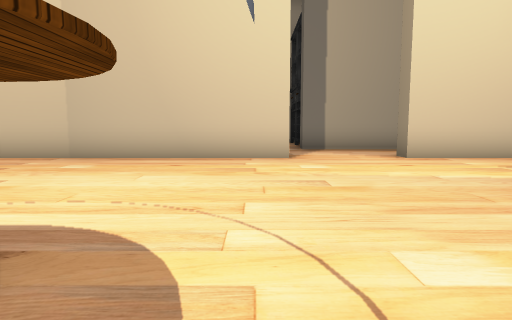
view 1 (above)

16 first-person views from a walk through a 3-D level made in the Unity game engine. The camera is 1.4 m above the floor, tilts 6° down and sees 75° across. The floor is counted in squares, 2 m on a side. Each view is taken from the middle of a square. On the plan, view 1 faces up. The plan holds only what a view shows up to about 10 squares ahead; the rest is blank. The place goes on beyond the plan. The player character is not drawn. Door leaves are left out, so doorways stand open. Some surface patterns are stand-ins.

view 2
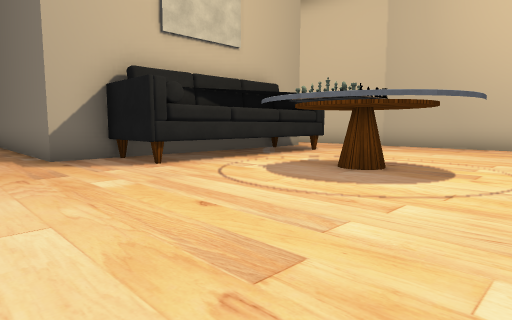

view 3
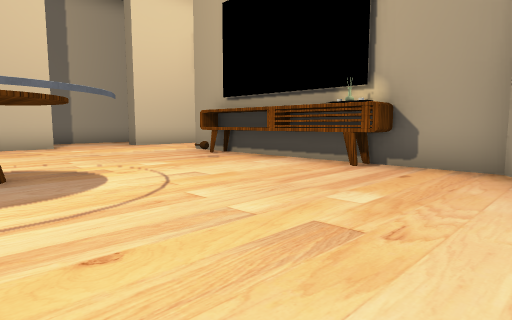

view 4
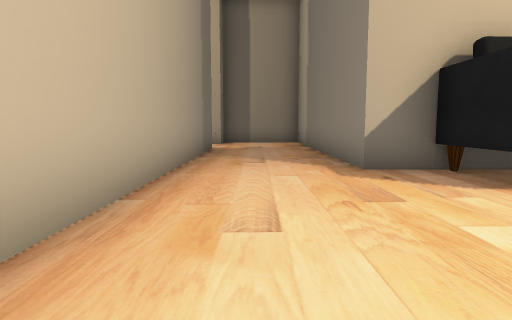

view 5
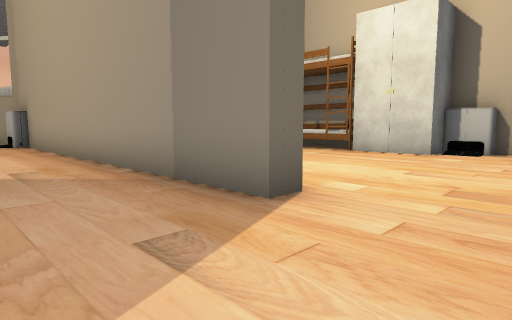

view 6
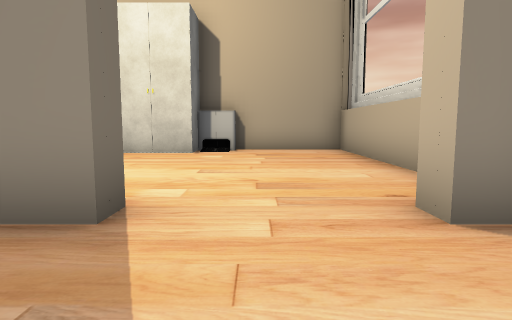

view 7
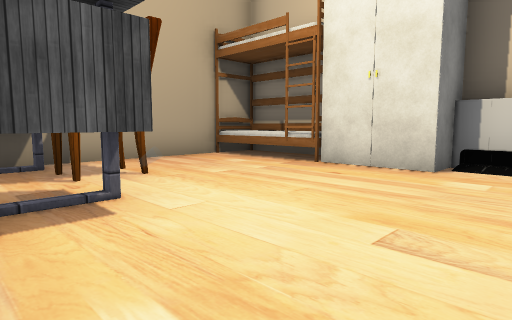

view 8
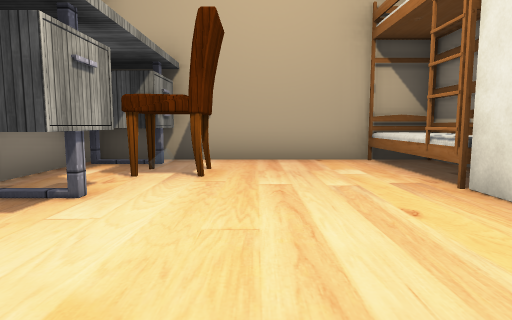

view 9
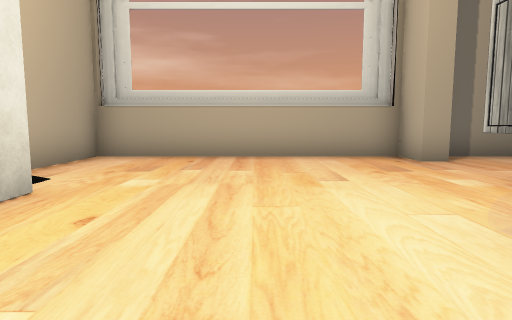

view 10
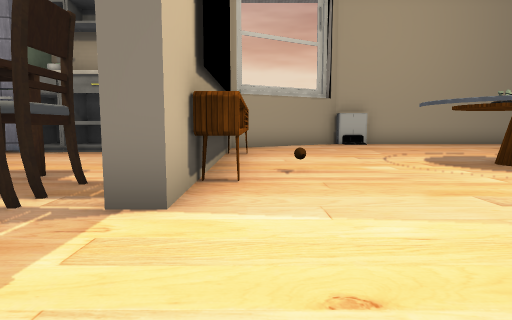

view 11
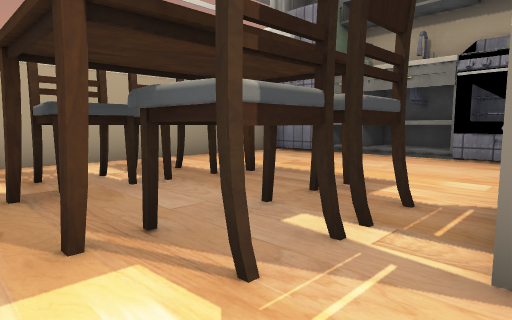

view 12
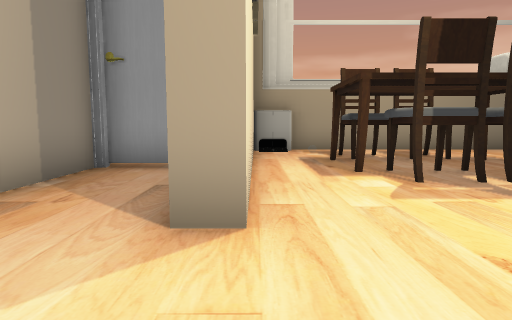

view 13
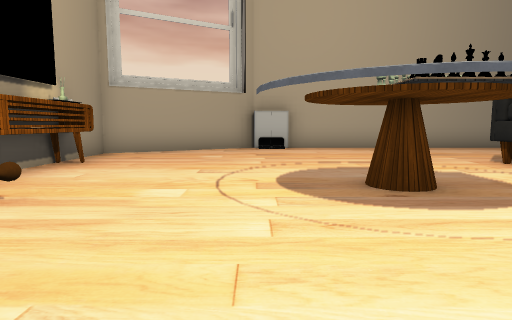

view 14
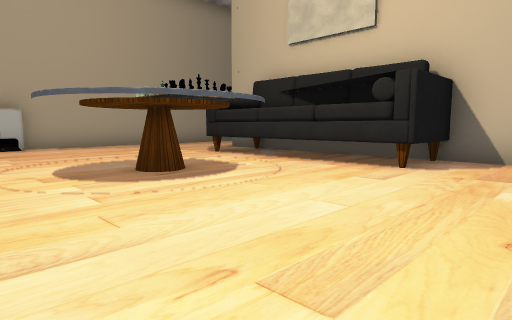

view 15
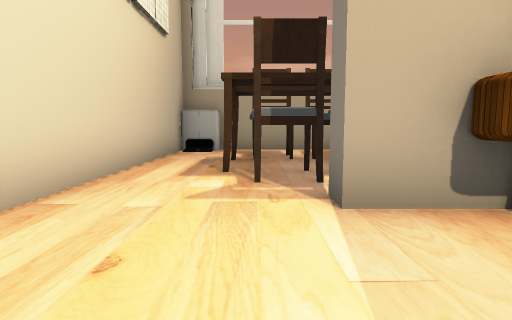

view 16
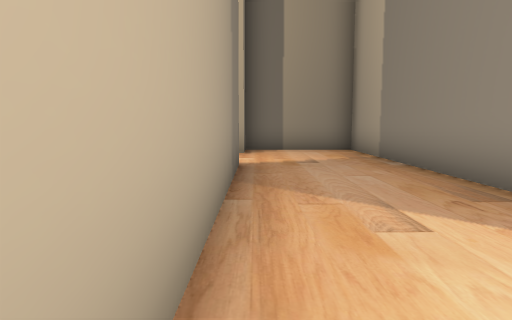

### Floor plan
Key: @ floor where view 1 was taken; # wall or solid block; . floor; D open door; O other object.
Columns run from 15 left of view 1 to 11 right of it. Each row starts with its distance up from view 1.
 10                 .######
  9                 ......#
  8                 ......#
  7           ######...########
  6           ...............##
  5          #..........OO.O..#
  4          ##........#OO.O..#
  3          ##........#OO.O..#
  2          ##.OOO..O.#......#
  1          ##.O#.O...#......#
  0          ##.OOO@...#... ..#
 -1         ###........#.DDDD.#
 -2 #########..........DODDDOO
 -3 #..................######
 -4 #................###
 -5 #.............####
 -6 ##...##########
 -7 #.....O####
 -8 #...... O.#
 -9 #.........#
-10 #.........#
-11 #.........#
-12 #...#OOOOO#
-13 #####  ####

Positions as (right, up) in squares from view 1, and headings:
1: (0, 0), facing up
2: (1, -4), facing up-left
3: (-2, -4), facing up-right
4: (-1, -4), facing left
5: (-13, -3), facing down-right
6: (-12, -3), facing down
7: (-12, -6), facing down-right
8: (-12, -9), facing right
9: (-7, -9), facing left
10: (3, 7), facing down
11: (4, 6), facing down-right
12: (1, 7), facing right
13: (0, 5), facing down
14: (1, 6), facing down-left
15: (1, 5), facing right
16: (-5, -5), facing left
